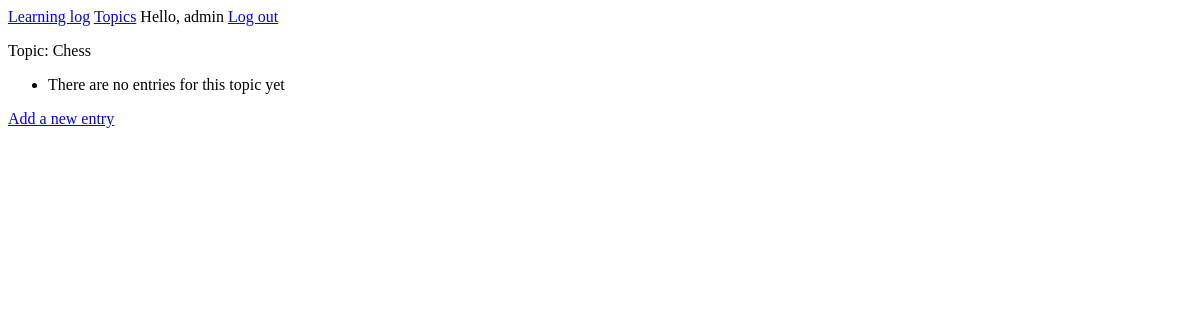
Before: /topics/1/ (signed in) with the older database file.
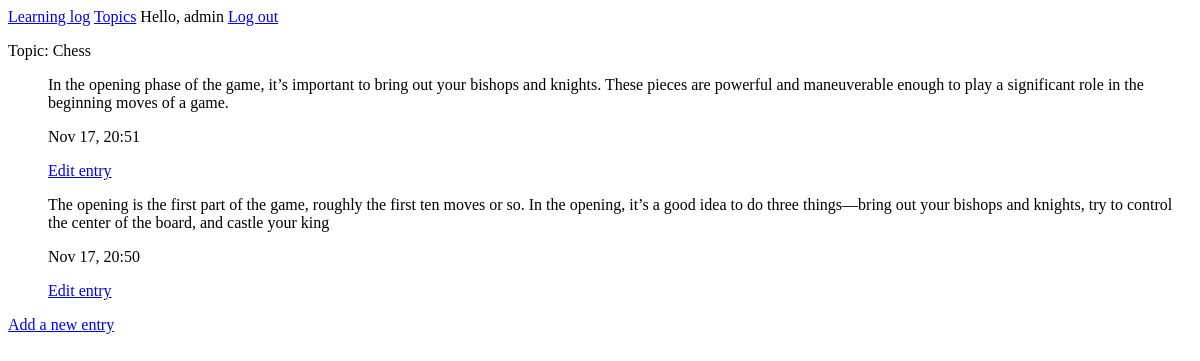
After: the same page with the newer database file.
### Mainapp/models.py (models this page shows, shortened)
class Topic(models.Model):
    text = models.CharField(max_length=200)
    date_added = models.DateTimeField(auto_now_add= True)
    owner = models.ForeignKey(User, on_delete=models.CASCADE)
    def __str__(self):
        return self.text

class Entry(models.Model):
    topic = models.ForeignKey(Topic, on_delete=models.CASCADE)
    text = models.TextField()
    date_added = models.DateTimeField(auto_now_add= True)
    class Meta:
        verbose_name_plural = 'entries'

### Mainapp/views.py (the view)
# urls.py: path('topics/<int:topic_id>/',views.topic, name='topic'),
@login_required
def topic(request,topic_id):
    topic = Topic.objects.get(id= topic_id)
    entries = topic.entry_set.order_by('-date_added')
    context = {'topic': topic, 'entries': entries}
    return render(request, 'Mainapp/topic.html', context)

### Mainapp/templates/MainApp/topic.html (shortened to what this page needs)
{% extends "Mainapp/base.html" %}
{% block content %}
<p>Topic: {{ topic }} </p>
<ul>
    {% for e in entries %}
    <p>{{e.text|linebreaks }}</p>
    <p>{{e.date_added|date:'M d, H:i'}}</p>
    <p><a href="{% url 'MainApp:edit_entry' e.id%}">Edit entry</a></p>
    {% empty %}
    <li> There are no entries for this topic yet </li>
    {% endfor %}
</ul>
<p>
    <a href="{% url 'MainApp:new_entry' topic.id%}"> Add a new entry</a>
</p>
{% endblock content %}

### Mainapp/templates/MainApp/base.html
<p>
    <a href="{% url 'MainApp:index' %}">Learning log</a>
    <a href="{% url 'MainApp:topics' %}">Topics</a>
    {% if user.is_authenticated %}
    Hello, {{user.username}}
    <a href="{% url 'users:logout' %}">Log out</a>
    {% else %}
    <a href="{% url 'users:register' %}">Register</a>
    <a href="{% url 'users:login' %}">Log in</a>
    {% endif %}
</p>
{% block content %}
{% endblock content %}

Changed rows visible on the page:
added Entry: text "In the opening phase of the game, it’s important to bring out your bishops and knights. These pieces are powerful and maneuverable enough to play a significant role in the beginning moves of a game.", date_added "Nov 17, 20:51"
added Entry: text "The opening is the first part of the game, roughly the first ten moves or so. In the opening, it’s a good idea to do three things—bring out your bishops and knights, try to control the center of the board, and castle your king", date_added "Nov 17, 20:50"
Other visible differences:
text no longer shown: "There are no entries for this topic yet"
